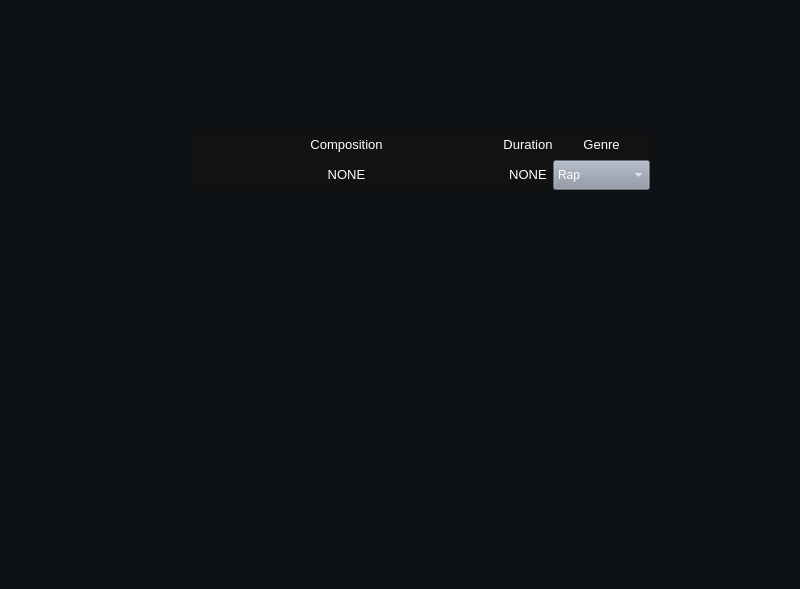
<?xml version="1.0" encoding="UTF-8"?>
<ui version="4.0">
 <class>MainWindow</class>
 <widget class="QMainWindow" name="MainWindow">
  <property name="geometry">
   <rect>
    <x>0</x>
    <y>0</y>
    <width>800</width>
    <height>589</height>
   </rect>
  </property>
  <property name="windowTitle">
   <string>MainWindow</string>
  </property>
  <property name="styleSheet">
   <string notr="true">background-color: #0E1116;
color: white</string>
  </property>
  <widget class="QWidget" name="centralwidget">
   <widget class="QWidget" name="layoutWidget">
    <property name="geometry">
     <rect>
      <x>180</x>
      <y>50</y>
      <width>460</width>
      <height>60</height>
     </rect>
    </property>
    <layout class="QHBoxLayout" name="horizontalLayout">
     <property name="spacing">
      <number>0</number>
     </property>
    </layout>
   </widget>
   <widget class="QWidget" name="layoutWidget_2">
    <property name="geometry">
     <rect>
      <x>190</x>
      <y>130</y>
      <width>460</width>
      <height>60</height>
     </rect>
    </property>
    <layout class="QHBoxLayout" name="horizontalLayout_3">
     <property name="spacing">
      <number>0</number>
     </property>
     <item>
      <widget class="QWidget" name="widget_5" native="true">
       <layout class="QGridLayout" name="gridLayout_4">
        <property name="leftMargin">
         <number>0</number>
        </property>
        <property name="topMargin">
         <number>0</number>
        </property>
        <property name="rightMargin">
         <number>0</number>
        </property>
        <property name="bottomMargin">
         <number>0</number>
        </property>
        <property name="spacing">
         <number>0</number>
        </property>
        <item row="0" column="0">
         <layout class="QVBoxLayout" name="verticalLayout_2">
          <property name="spacing">
           <number>0</number>
          </property>
          <item>
           <widget class="QLabel" name="label_Title_Composition_2">
            <property name="sizePolicy">
             <sizepolicy hsizetype="Minimum" vsizetype="Minimum">
              <horstretch>0</horstretch>
              <verstretch>0</verstretch>
             </sizepolicy>
            </property>
            <property name="styleSheet">
             <string notr="true">background-color: #121212;
color: white</string>
            </property>
            <property name="text">
             <string>&lt;html&gt;&lt;head/&gt;&lt;body&gt;&lt;p align=&quot;center&quot;&gt;&lt;span style=&quot; font-size:10pt;&quot;&gt;Composition&lt;/span&gt;&lt;/p&gt;&lt;/body&gt;&lt;/html&gt;</string>
            </property>
           </widget>
          </item>
          <item>
           <widget class="QLabel" name="label_CompositionName_2">
            <property name="styleSheet">
             <string notr="true">background-color: #121212;
color: white</string>
            </property>
            <property name="text">
             <string>&lt;html&gt;&lt;head/&gt;&lt;body&gt;&lt;p align=&quot;center&quot;&gt;&lt;span style=&quot; font-size:10pt;&quot;&gt;NONE&lt;/span&gt;&lt;/p&gt;&lt;/body&gt;&lt;/html&gt;</string>
            </property>
           </widget>
          </item>
         </layout>
        </item>
       </layout>
      </widget>
     </item>
     <item>
      <widget class="QWidget" name="widget_6" native="true">
       <property name="sizePolicy">
        <sizepolicy hsizetype="Maximum" vsizetype="Preferred">
         <horstretch>0</horstretch>
         <verstretch>0</verstretch>
        </sizepolicy>
       </property>
       <layout class="QGridLayout" name="gridLayout_6">
        <property name="leftMargin">
         <number>0</number>
        </property>
        <property name="topMargin">
         <number>0</number>
        </property>
        <property name="rightMargin">
         <number>0</number>
        </property>
        <property name="bottomMargin">
         <number>0</number>
        </property>
        <property name="spacing">
         <number>0</number>
        </property>
        <item row="0" column="0">
         <layout class="QVBoxLayout" name="verticalLayout_4">
          <property name="spacing">
           <number>0</number>
          </property>
          <item>
           <widget class="QLabel" name="label_Title_Duration_2">
            <property name="sizePolicy">
             <sizepolicy hsizetype="Preferred" vsizetype="Preferred">
              <horstretch>0</horstretch>
              <verstretch>0</verstretch>
             </sizepolicy>
            </property>
            <property name="styleSheet">
             <string notr="true">background-color: #121212;
color: white</string>
            </property>
            <property name="text">
             <string>&lt;html&gt;&lt;head/&gt;&lt;body&gt;&lt;p align=&quot;center&quot;&gt;&lt;span style=&quot; font-size:10pt;&quot;&gt;Duration&lt;/span&gt;&lt;/p&gt;&lt;/body&gt;&lt;/html&gt;</string>
            </property>
           </widget>
          </item>
          <item>
           <widget class="QLabel" name="label_CompositionDuration_2">
            <property name="sizePolicy">
             <sizepolicy hsizetype="Preferred" vsizetype="Preferred">
              <horstretch>0</horstretch>
              <verstretch>0</verstretch>
             </sizepolicy>
            </property>
            <property name="styleSheet">
             <string notr="true">background-color: #121212;
color: white</string>
            </property>
            <property name="text">
             <string>&lt;html&gt;&lt;head/&gt;&lt;body&gt;&lt;p align=&quot;center&quot;&gt;&lt;span style=&quot; font-size:10pt;&quot;&gt;NONE&lt;/span&gt;&lt;/p&gt;&lt;/body&gt;&lt;/html&gt;</string>
            </property>
           </widget>
          </item>
         </layout>
        </item>
       </layout>
      </widget>
     </item>
     <item>
      <widget class="QWidget" name="widget_7" native="true">
       <property name="sizePolicy">
        <sizepolicy hsizetype="Maximum" vsizetype="Preferred">
         <horstretch>0</horstretch>
         <verstretch>0</verstretch>
        </sizepolicy>
       </property>
       <layout class="QGridLayout" name="gridLayout_7">
        <property name="leftMargin">
         <number>0</number>
        </property>
        <property name="topMargin">
         <number>0</number>
        </property>
        <property name="rightMargin">
         <number>0</number>
        </property>
        <property name="bottomMargin">
         <number>0</number>
        </property>
        <property name="spacing">
         <number>0</number>
        </property>
        <item row="0" column="0">
         <layout class="QVBoxLayout" name="verticalLayout_6">
          <property name="spacing">
           <number>0</number>
          </property>
          <item>
           <widget class="QLabel" name="label_Title_Genre_2">
            <property name="sizePolicy">
             <sizepolicy hsizetype="Preferred" vsizetype="Preferred">
              <horstretch>0</horstretch>
              <verstretch>0</verstretch>
             </sizepolicy>
            </property>
            <property name="styleSheet">
             <string notr="true">background-color: #121212;
color: white</string>
            </property>
            <property name="text">
             <string>&lt;html&gt;&lt;head/&gt;&lt;body&gt;&lt;p align=&quot;center&quot;&gt;&lt;span style=&quot; font-size:10pt;&quot;&gt;Genre&lt;/span&gt;&lt;/p&gt;&lt;/body&gt;&lt;/html&gt;</string>
            </property>
           </widget>
          </item>
          <item>
           <widget class="QComboBox" name="comboBox_Genre_2">
            <property name="sizePolicy">
             <sizepolicy hsizetype="Preferred" vsizetype="Preferred">
              <horstretch>0</horstretch>
              <verstretch>0</verstretch>
             </sizepolicy>
            </property>
            <property name="styleSheet">
             <string notr="true">background-color: #8b94a3;
color: white</string>
            </property>
            <item>
             <property name="text">
              <string>Rap</string>
             </property>
            </item>
            <item>
             <property name="text">
              <string>Jazz</string>
             </property>
            </item>
            <item>
             <property name="text">
              <string>Pop</string>
             </property>
            </item>
            <item>
             <property name="text">
              <string>Rock</string>
             </property>
            </item>
            <item>
             <property name="text">
              <string>Opera</string>
             </property>
            </item>
            <item>
             <property name="text">
              <string>Classical</string>
             </property>
            </item>
            <item>
             <property name="text">
              <string>Heavy metal</string>
             </property>
            </item>
           </widget>
          </item>
         </layout>
        </item>
       </layout>
      </widget>
     </item>
    </layout>
   </widget>
  </widget>
  <widget class="QMenuBar" name="menubar">
   <property name="geometry">
    <rect>
     <x>0</x>
     <y>0</y>
     <width>800</width>
     <height>21</height>
    </rect>
   </property>
  </widget>
  <widget class="QStatusBar" name="statusbar"/>
 </widget>
 <resources>
  <include location="../trackplayer/ui/resources/Icons.qrc"/>
 </resources>
 <connections/>
</ui>
